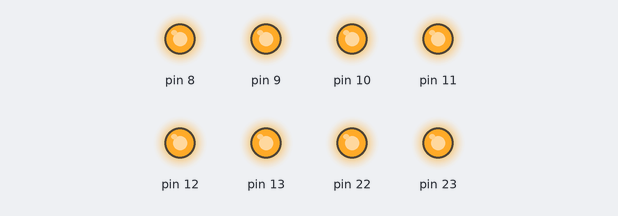
A sketch run on a simulated Arduino Uno, built with avr-gcc and run on an emulated ATmega328P. Parts: output pins drawn as LEDs (lit = HIGH).

Above: at 0.1 s.
Timing chart, 0 to 1.6 s (numbered marks = the images above):
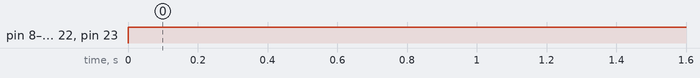

Measured:
- by itself, pin 8–13, pin 22, pin 23: LOW → HIGH at 0.00 s

The sketch:

punto_4.ino
```cpp
void setup() {

  // puertos B
  DDRB = B11111111;
  //puertos D
  //DDRD = D01111111;

}

void loop() {

  PORTB = B11111111; //encender los leds en el pueto
  delay(2000); //dura encendido 2 seg
  PORTD = B11111111; //encender los leds en el puerto D
  delay(2000); //dura encendido 2 seg

}
```
